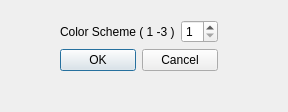
<?xml version="1.0" encoding="UTF-8"?>
<ui version="4.0">
 <class>ColorDialog</class>
 <widget class="QDialog" name="ColorDialog">
  <property name="geometry">
   <rect>
    <x>0</x>
    <y>0</y>
    <width>288</width>
    <height>112</height>
   </rect>
  </property>
  <property name="windowTitle">
   <string>Color Dialog</string>
  </property>
  <widget class="QWidget" name="layoutWidget">
   <property name="geometry">
    <rect>
     <x>60</x>
     <y>20</y>
     <width>158</width>
     <height>53</height>
    </rect>
   </property>
   <layout class="QVBoxLayout" name="verticalLayout">
    <item>
     <layout class="QHBoxLayout" name="horizontalLayout">
      <item>
       <widget class="QLabel" name="label">
        <property name="text">
         <string>Color Scheme ( 1 -3 )</string>
        </property>
       </widget>
      </item>
      <item>
       <widget class="QSpinBox" name="spinBox">
        <property name="minimum">
         <number>1</number>
        </property>
        <property name="maximum">
         <number>5</number>
        </property>
       </widget>
      </item>
     </layout>
    </item>
    <item>
     <widget class="QDialogButtonBox" name="buttonBox">
      <property name="orientation">
       <enum>Qt::Horizontal</enum>
      </property>
      <property name="standardButtons">
       <set>QDialogButtonBox::Cancel|QDialogButtonBox::Ok</set>
      </property>
     </widget>
    </item>
   </layout>
  </widget>
 </widget>
 <resources/>
 <connections>
  <connection>
   <sender>buttonBox</sender>
   <signal>accepted()</signal>
   <receiver>ColorDialog</receiver>
   <slot>accept()</slot>
   <hints>
    <hint type="sourcelabel">
     <x>248</x>
     <y>254</y>
    </hint>
    <hint type="destinationlabel">
     <x>157</x>
     <y>274</y>
    </hint>
   </hints>
  </connection>
  <connection>
   <sender>buttonBox</sender>
   <signal>rejected()</signal>
   <receiver>ColorDialog</receiver>
   <slot>reject()</slot>
   <hints>
    <hint type="sourcelabel">
     <x>316</x>
     <y>260</y>
    </hint>
    <hint type="destinationlabel">
     <x>286</x>
     <y>274</y>
    </hint>
   </hints>
  </connection>
 </connections>
</ui>
